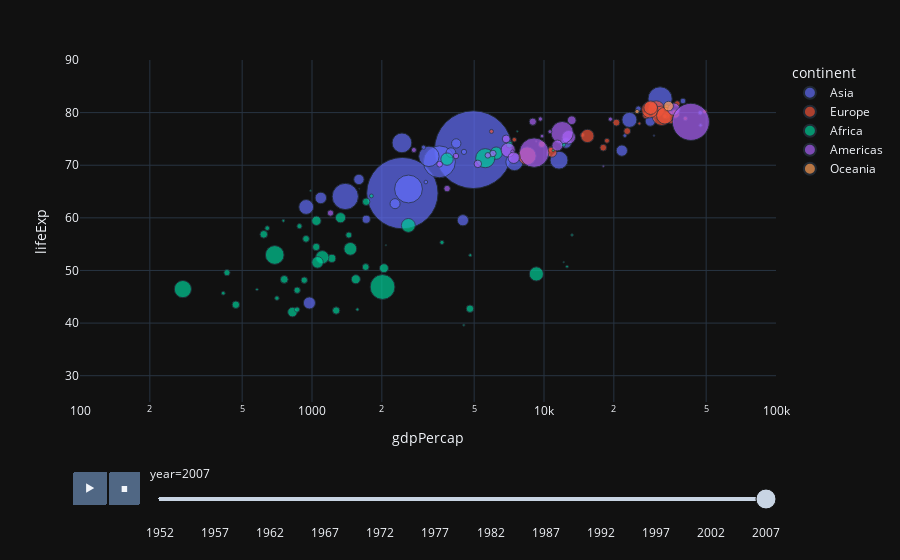

Notebook code cell kept with this figure:
### Markdown cell above
<br/><h1 style="color:red;">Question VII</h1>

### Code cell
import plotly.express as px
df = px.data.gapminder()
fig = px.scatter(df,x="gdpPercap", y="lifeExp", animation_frame="year", animation_group="country",
           size="pop", color="continent", hover_name="country", template="plotly_dark",
           log_x=True, size_max=55, range_x=[100,100000], range_y=[25,90])
fig.show()

### Figure 1 — Plotly figure (JSON) as saved in the notebook; plotly's stock layout.template omitted (floating-point values rounded to 4 significant figures)
{"data": [{"hovertemplate": "<b>%{hovertext}</b><br><br>continent=Asia<br>year=2007<br>gdpPercap=%{x}<br>lifeExp=%{y}<br>pop=%{marker.size}<extra></extra>", "hovertext": ["Afghanistan", "Bahrain", "Bangladesh", "Cambodia", "China", "Hong Kong, China", "India", "Indonesia", "Iran", "Iraq", "Israel", "Japan", "Jordan", "Korea, Dem. Rep.", "Korea, Rep.", "Kuwait", "Lebanon", "Malaysia", "Mongolia", "Myanmar", "Nepal", "Oman", "Pakistan", "Philippines", "Saudi Arabia", "Singapore", "Sri Lanka", "Syria", "Taiwan", "Thailand", "Vietnam", "West Bank and Gaza", "Yemen, Rep."], "ids": ["Afghanistan", "Bahrain", "Bangladesh", "Cambodia", "China", "Hong Kong, China", "India", "Indonesia", "Iran", "Iraq", "Israel", "Japan", "Jordan", "Korea, Dem. Rep.", "Korea, Rep.", "Kuwait", "Lebanon", "Malaysia", "Mongolia", "Myanmar", "Nepal", "Oman", "Pakistan", "Philippines", "Saudi Arabia", "Singapore", "Sri Lanka", "Syria", "Taiwan", "Thailand", "Vietnam", "West Bank and Gaza", "Yemen, Rep."], "legendgroup": "Asia", "marker": {"color": "#636efa", "size": [31889923, 708573, 150448339, 14131858, 1318683096, 6980412, 1110396331, 223547000, 69453570, 27499638, 6426679, 127467972, 6053193, 23301725, 49044790, 2505559, 3921278, 24821286, 2874127, 47761980, 28901790, 3204897, 169270617, 91077287, 27601038, 4553009, 20378239, 19314747, 23174294, 65068149, 85262356, 4018332, 22211743], "sizemode": "area", "sizeref": 435900.0, "symbol": "circle"}, "mode": "markers", "name": "Asia", "orientation": "v", "showlegend": true, "type": "scatter", "x": [974.6, 29800.0, 1391.0, 1714.0, 4959.0, 39720.0, 2452.0, 3541.0, 11610.0, 4471.0, 25520.0, 31660.0, 4519.0, 1593.0, 23350.0, 47310.0, 10460.0, 12450.0, 3096.0, 944, 1091.0, 22320.0, 2606.0, 3190.0, 21650.0, 47140.0, 3970.0, 4185.0, 28720.0, 7458.0, 2442.0, 3025.0, 2281.0], "xaxis": "x", "y": [43.83, 75.64, 64.06, 59.72, 72.96, 82.21, 64.7, 70.65, 70.96, 59.55, 80.75, 82.6, 72.53, 67.3, 78.62, 77.59, 71.99, 74.24, 66.8, 62.07, 63.78, 75.64, 65.48, 71.69, 72.78, 79.97, 72.4, 74.14, 78.4, 70.62, 74.25, 73.42, 62.7], "yaxis": "y"}, {"hovertemplate": "<b>%{hovertext}</b><br><br>continent=Europe<br>year=2007<br>gdpPercap=%{x}<br>lifeExp=%{y}<br>pop=%{marker.size}<extra></extra>", "hovertext": ["Albania", "Austria", "Belgium", "Bosnia and Herzegovina", "Bulgaria", "Croatia", "Czech Republic", "Denmark", "Finland", "France", "Germany", "Greece", "Hungary", "Iceland", "Ireland", "Italy", "Montenegro", "Netherlands", "Norway", "Poland", "Portugal", "Romania", "Serbia", "Slovak Republic", "Slovenia", "Spain", "Sweden", "Switzerland", "Turkey", "United Kingdom"], "ids": ["Albania", "Austria", "Belgium", "Bosnia and Herzegovina", "Bulgaria", "Croatia", "Czech Republic", "Denmark", "Finland", "France", "Germany", "Greece", "Hungary", "Iceland", "Ireland", "Italy", "Montenegro", "Netherlands", "Norway", "Poland", "Portugal", "Romania", "Serbia", "Slovak Republic", "Slovenia", "Spain", "Sweden", "Switzerland", "Turkey", "United Kingdom"], "legendgroup": "Europe", "marker": {"color": "#EF553B", "size": [3600523, 8199783, 10392226, 4552198, 7322858, 4493312, 10228744, 5468120, 5238460, 61083916, 82400996, 10706290, 9956108, 301931, 4109086, 58147733, 684736, 16570613, 4627926, 38518241, 10642836, 22276056, 10150265, 5447502, 2009245, 40448191, 9031088, 7554661, 71158647, 60776238], "sizemode": "area", "sizeref": 435900.0, "symbol": "circle"}, "mode": "markers", "name": "Europe", "orientation": "v", "showlegend": true, "type": "scatter", "x": [5937.0, 36130.0, 33690.0, 7446.0, 10680.0, 14620.0, 22830.0, 35280.0, 33210.0, 30470.0, 32170.0, 27540.0, 18010.0, 36180.0, 40680.0, 28570.0, 9254.0, 36800.0, 49360.0, 15390.0, 20510.0, 10810.0, 9787.0, 18680.0, 25770.0, 28820.0, 33860.0, 37510.0, 8458.0, 33200.0], "xaxis": "x", "y": [76.42, 79.83, 79.44, 74.85, 73.0, 75.75, 76.49, 78.33, 79.31, 80.66, 79.41, 79.48, 73.34, 81.76, 78.89, 80.55, 74.54, 79.76, 80.2, 75.56, 78.1, 72.48, 74.0, 74.66, 77.93, 80.94, 80.88, 81.7, 71.78, 79.42], "yaxis": "y"}, {"hovertemplate": "<b>%{hovertext}</b><br><br>continent=Africa<br>year=2007<br>gdpPercap=%{x}<br>lifeExp=%{y}<br>pop=%{marker.size}<extra></extra>", "hovertext": ["Algeria", "Angola", "Benin", "Botswana", "Burkina Faso", "Burundi", "Cameroon", "Central African Republic", "Chad", "Comoros", "Congo, Dem. Rep.", "Congo, Rep.", "Cote d'Ivoire", "Djibouti", "Egypt", "Equatorial Guinea", "Eritrea", "Ethiopia", "Gabon", "Gambia", "Ghana", "Guinea", "Guinea-Bissau", "Kenya", "Lesotho", "Liberia", "Libya", "Madagascar", "Malawi", "Mali", "Mauritania", "Mauritius", "Morocco", "Mozambique", "Namibia", "Niger", "Nigeria", "Reunion", "Rwanda", "Sao Tome and Principe", "Senegal", "Sierra Leone", "Somalia", "South Africa", "Sudan", "Swaziland", "Tanzania", "Togo", "Tunisia", "Uganda", "Zambia", "Zimbabwe"], "ids": ["Algeria", "Angola", "Benin", "Botswana", "Burkina Faso", "Burundi", "Cameroon", "Central African Republic", "Chad", "Comoros", "Congo, Dem. Rep.", "Congo, Rep.", "Cote d'Ivoire", "Djibouti", "Egypt", "Equatorial Guinea", "Eritrea", "Ethiopia", "Gabon", "Gambia", "Ghana", "Guinea", "Guinea-Bissau", "Kenya", "Lesotho", "Liberia", "Libya", "Madagascar", "Malawi", "Mali", "Mauritania", "Mauritius", "Morocco", "Mozambique", "Namibia", "Niger", "Nigeria", "Reunion", "Rwanda", "Sao Tome and Principe", "Senegal", "Sierra Leone", "Somalia", "South Africa", "Sudan", "Swaziland", "Tanzania", "Togo", "Tunisia", "Uganda", "Zambia", "Zimbabwe"], "legendgroup": "Africa", "marker": {"color": "#00cc96", "size": [33333216, 12420476, 8078314, 1639131, 14326203, 8390505, 17696293, 4369038, 10238807, 710960, 64606759, 3800610, 18013409, 496374, 80264543, 551201, 4906585, 76511887, 1454867, 1688359, 22873338, 9947814, 1472041, 35610177, 2012649, 3193942, 6036914, 19167654, 13327079, 12031795, 3270065, 1250882, 33757175, 19951656, 2055080, 12894865, 135031164, 798094, 8860588, 199579, 12267493, 6144562, 9118773, 43997828, 42292929, 1133066, 38139640, 5701579, 10276158, 29170398, 11746035, 12311143], "sizemode": "area", "sizeref": 435900.0, "symbol": "circle"}, "mode": "markers", "name": "Africa", "orientation": "v", "showlegend": true, "type": "scatter", "x": [6223.0, 4797.0, 1441.0, 12570.0, 1217.0, 430.1, 2042.0, 706.0, 1704.0, 986.1, 277.6, 3633.0, 1545.0, 2082.0, 5581.0, 12150.0, 641.4, 690.8, 13210.0, 752.7, 1328.0, 942.7, 579.2, 1463.0, 1569.0, 414.5, 12060.0, 1045.0, 759.3, 1043.0, 1803.0, 10960.0, 3820.0, 823.7, 4811.0, 619.7, 2014.0, 7670.0, 863.1, 1598.0, 1712.0, 862.5, 926.1, 9270.0, 2602.0, 4513.0, 1107.0, 883.0, 7093.0, 1056.0, 1271.0, 469.7], "xaxis": "x", "y": [72.3, 42.73, 56.73, 50.73, 52.3, 49.58, 50.43, 44.74, 50.65, 65.15, 46.46, 55.32, 48.33, 54.79, 71.34, 51.58, 58.04, 52.95, 56.73, 59.45, 60.02, 56.01, 46.39, 54.11, 42.59, 45.68, 73.95, 59.44, 48.3, 54.47, 64.16, 72.8, 71.16, 42.08, 52.91, 56.87, 46.86, 76.44, 46.24, 65.53, 63.06, 42.57, 48.16, 49.34, 58.56, 39.61, 52.52, 58.42, 73.92, 51.54, 42.38, 43.49], "yaxis": "y"}, {"hovertemplate": "<b>%{hovertext}</b><br><br>continent=Americas<br>year=2007<br>gdpPercap=%{x}<br>lifeExp=%{y}<br>pop=%{marker.size}<extra></extra>", "hovertext": ["Argentina", "Bolivia", "Brazil", "Canada", "Chile", "Colombia", "Costa Rica", "Cuba", "Dominican Republic", "Ecuador", "El Salvador", "Guatemala", "Haiti", "Honduras", "Jamaica", "Mexico", "Nicaragua", "Panama", "Paraguay", "Peru", "Puerto Rico", "Trinidad and Tobago", "United States", "Uruguay", "Venezuela"], "ids": ["Argentina", "Bolivia", "Brazil", "Canada", "Chile", "Colombia", "Costa Rica", "Cuba", "Dominican Republic", "Ecuador", "El Salvador", "Guatemala", "Haiti", "Honduras", "Jamaica", "Mexico", "Nicaragua", "Panama", "Paraguay", "Peru", "Puerto Rico", "Trinidad and Tobago", "United States", "Uruguay", "Venezuela"], "legendgroup": "Americas", "marker": {"color": "#ab63fa", "size": [40301927, 9119152, 190010647, 33390141, 16284741, 44227550, 4133884, 11416987, 9319622, 13755680, 6939688, 12572928, 8502814, 7483763, 2780132, 108700891, 5675356, 3242173, 6667147, 28674757, 3942491, 1056608, 301139947, 3447496, 26084662], "sizemode": "area", "sizeref": 435900.0, "symbol": "circle"}, "mode": "markers", "name": "Americas", "orientation": "v", "showlegend": true, "type": "scatter", "x": [12780.0, 3822.0, 9066.0, 36320.0, 13170.0, 7007.0, 9645.0, 8948.0, 6025.0, 6873.0, 5728.0, 5186.0, 1202.0, 3548.0, 7321.0, 11980.0, 2749.0, 9809.0, 4173.0, 7409.0, 19330.0, 18010.0, 42950.0, 10610.0, 11420.0], "xaxis": "x", "y": [75.32, 65.55, 72.39, 80.65, 78.55, 72.89, 78.78, 78.27, 72.23, 74.99, 71.88, 70.26, 60.92, 70.2, 72.57, 76.19, 72.9, 75.54, 71.75, 71.42, 78.75, 69.82, 78.24, 76.38, 73.75], "yaxis": "y"}, {"hovertemplate": "<b>%{hovertext}</b><br><br>continent=Oceania<br>year=2007<br>gdpPercap=%{x}<br>lifeExp=%{y}<br>pop=%{marker.size}<extra></extra>", "hovertext": ["Australia", "New Zealand"], "ids": ["Australia", "New Zealand"], "legendgroup": "Oceania", "marker": {"color": "#FFA15A", "size": [20434176, 4115771], "sizemode": "area", "sizeref": 435900.0, "symbol": "circle"}, "mode": "markers", "name": "Oceania", "orientation": "v", "showlegend": true, "type": "scatter", "x": [34440.0, 25190.0], "xaxis": "x", "y": [81.23, 80.2], "yaxis": "y"}], "layout": {"autosize": true, "legend": {"itemsizing": "constant", "title": {"text": "continent"}, "tracegroupgap": 0}, "margin": {"t": 60}, "sliders": [{"active": 11, "currentvalue": {"prefix": "year="}, "len": 0.9, "pad": {"b": 10, "t": 60}, "steps": [{"args": [["1952"], {"frame": {"duration": 0, "redraw": false}, "fromcurrent": true, "mode": "immediate", "transition": {"duration": 0, "easing": "linear"}}], "label": "1952", "method": "animate"}, {"args": [["1957"], {"frame": {"duration": 0, "redraw": false}, "fromcurrent": true, "mode": "immediate", "transition": {"duration": 0, "easing": "linear"}}], "label": "1957", "method": "animate"}, {"args": [["1962"], {"frame": {"duration": 0, "redraw": false}, "fromcurrent": true, "mode": "immediate", "transition": {"duration": 0, "easing": "linear"}}], "label": "1962", "method": "animate"}, {"args": [["1967"], {"frame": {"duration": 0, "redraw": false}, "fromcurrent": true, "mode": "immediate", "transition": {"duration": 0, "easing": "linear"}}], "label": "1967", "method": "animate"}, {"args": [["1972"], {"frame": {"duration": 0, "redraw": false}, "fromcurrent": true, "mode": "immediate", "transition": {"duration": 0, "easing": "linear"}}], "label": "1972", "method": "animate"}, {"args": [["1977"], {"frame": {"duration": 0, "redraw": false}, "fromcurrent": true, "mode": "immediate", "transition": {"duration": 0, "easing": "linear"}}], "label": "1977", "method": "animate"}, {"args": [["1982"], {"frame": {"duration": 0, "redraw": false}, "fromcurrent": true, "mode": "immediate", "transition": {"duration": 0, "easing": "linear"}}], "label": "1982", "method": "animate"}, {"args": [["1987"], {"frame": {"duration": 0, "redraw": false}, "fromcurrent": true, "mode": "immediate", "transition": {"duration": 0, "easing": "linear"}}], "label": "1987", "method": "animate"}, {"args": [["1992"], {"frame": {"duration": 0, "redraw": false}, "fromcurrent": true, "mode": "immediate", "transition": {"duration": 0, "easing": "linear"}}], "label": "1992", "method": "animate"}, {"args": [["1997"], {"frame": {"duration": 0, "redraw": false}, "fromcurrent": true, "mode": "immediate", "transition": {"duration": 0, "easing": "linear"}}], "label": "1997", "method": "animate"}, {"args": [["2002"], {"frame": {"duration": 0, "redraw": false}, "fromcurrent": true, "mode": "immediate", "transition": {"duration": 0, "easing": "linear"}}], "label": "2002", "method": "animate"}, {"args": [["2007"], {"frame": {"duration": 0, "redraw": false}, "fromcurrent": true, "mode": "immediate", "transition": {"duration": 0, "easing": "linear"}}], "label": "2007", "method": "animate"}], "x": 0.1, "xanchor": "left", "y": 0, "yanchor": "top"}], "updatemenus": [{"active": 0, "buttons": [{"args": [null, {"frame": {"duration": 500, "redraw": false}, "fromcurrent": true, "mode": "immediate", "transition": {"duration": 500, "easing": "linear"}}], "label": "&#9654;", "method": "animate"}, {"args": [[null], {"frame": {"duration": 0, "redraw": false}, "fromcurrent": true, "mode": "immediate", "transition": {"duration": 0, "easing": "linear"}}], "label": "&#9724;", "method": "animate"}], "direction": "left", "pad": {"r": 10, "t": 70}, "showactive": false, "type": "buttons", "x": 0.1, "xanchor": "right", "y": 0, "yanchor": "top"}], "xaxis": {"anchor": "y", "domain": [0, 1], "range": [2, 5], "title": {"text": "gdpPercap"}, "type": "log"}, "yaxis": {"anchor": "x", "domain": [0, 1], "range": [25, 90], "title": {"text": "lifeExp"}, "type": "linear"}}}
